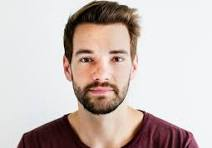
#> input picture image.jpg, 212 x 148 px
$ jupyter execute FacialRecognition.ipynb
#> lines starting #> are read from the running program, lines starting #| are printed output that depends on the picture; after the words box and inside, x2 and y2 are one past the last pixel; in counts of white or black regions, pixels touching at a corner belong together
Survillance

[cell 1]
import cv2
#from google.colab.patches import cv2_imshow
face_cascade = cv2.CascadeClassifier(cv2.data.haarcascades + 'haarcascade_frontalface_default.xml')

img = cv2.imread('image.jpg')
#> img is the input picture: shape (148, 212, 3); mean B, G, R 185.7, 189.8, 202.8

gray_img = cv2.cvtColor(img, cv2.COLOR_BGR2GRAY)
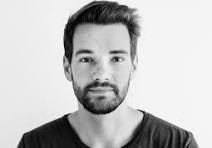
#> gray_img: shape (148, 212); min 0, max 255, mean 193.2

faces = face_cascade.detectMultiScale(gray_img, scaleFactor=1.1, minNeighbors=5)
#> faces = [[57, 23, 91, 91]]

for (x, y, w, h) in faces:
    cv2.rectangle(img, (x, y), (x+w, y+h), (255, 0, 0), 2)
#> this loop made 1 pass
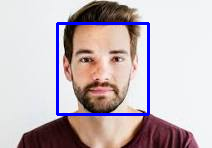
#> img: shape (148, 212, 3); 3.47% of pixels changed, all inside (x1, y1, x2, y2) = (56, 22, 150, 116)

cv2.imshow(img)
#if in colab or the above line doesnt work put cv2_imshow(img) and remove tag on the second line and run with it
cv2.waitKey(0)
cv2.destroyAllWindows()
